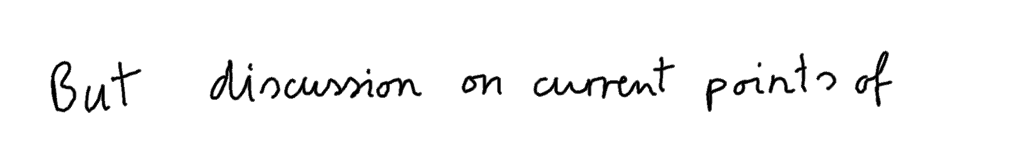
#> input picture input.tif, 2031 x 327 px (shown at 1/2 size)
$ python -i text_segmentation.py   (imports and definitions only)
#> lines starting #> are read from the running program, lines starting #| are printed output that depends on the picture; after the words box and inside, x2 and y2 are one past the last pixel; in counts of white or black regions, pixels touching at a corner belong together
import cv2 as cv
import numpy as np


class Box:
    def __init__(self, x, y, width, height, color=(0, 0, 0), thickness=2):
        self.x = x
        self.y = y
        self.width = width
        self.height = height
        self.top_left = (x, y)
        self.top_right = (x + width, y)
        self.bottom_left = (x, y + height)
        self.bottom_right = (x + width, y + height)
        self.left = x
        self.right = x + width
        self.top = y
        self.bottom = y + height
        self.area = width * height
        self.color = color
        self.thickness = thickness

    def __repr__(self):
        return f'x = {self.x} y = {self.y} width = {self.width} height = {self.height}'


def contrast(image):
    gray = cv.cvtColor(image, cv.COLOR_BGR2GRAY)
    mean = np.mean([pxl_val for row in gray for pxl_val in row])
    gray = cv.bitwise_not(gray)
    _, contrast = cv.threshold(gray, mean, 0, cv.THRESH_TOZERO)
    contrast_inv = cv.bitwise_not(contrast)
    backtorgb = cv.cvtColor(contrast_inv, cv.COLOR_GRAY2RGB)
    return backtorgb


def process_img(image):
    gray = cv.cvtColor(image, cv.COLOR_BGR2GRAY)
    _, processed = cv.threshold(gray, 127, 255, cv.THRESH_BINARY_INV)
    return processed


def get_boxes(processed):
    ctrs, hier = cv.findContours(processed, cv.RETR_EXTERNAL, cv.CHAIN_APPROX_SIMPLE)
    sorted_ctrs = sorted(ctrs, key=lambda contour: cv.boundingRect(contour)[0])
    boxes = []
    for ctr in sorted_ctrs:
        x, y, w, h = cv.boundingRect(ctr)
        boxes.append(Box(x, y, w, h))
    boxes = check_erode(boxes, processed)
    return boxes


def get_mean(boxes):
    box_width = [box.width for box in boxes]
    return int(np.mean(box_width))


def clean_boxes(boxes):
    mean = get_mean(boxes)
    SMALL_BOX_SCALE = 0.3
    return [box for box in boxes if box.height > (mean*SMALL_BOX_SCALE)]


def erode(boxes, processed):
    boxes.clear()
    kernel = cv.getStructuringElement(cv.MORPH_RECT, (2, 6), (1, 1))
    eroded = cv.erode(processed, kernel, iterations=1)
    ctrs, hier = cv.findContours(eroded, cv.RETR_EXTERNAL, cv.CHAIN_APPROX_SIMPLE)
    sorted_ctrs = sorted(ctrs, key=lambda contour: cv.boundingRect(contour)[0])
    for ctr in sorted_ctrs:
        x, y, w, h = cv.boundingRect(ctr)
        boxes.append(Box(x, y, w, h))
    return boxes


def check_erode(boxes, processed):
    mean = get_mean(boxes)
    counter = 0
    for box in boxes:
        if box.width > mean:
            counter += 1
    if counter >= 5:
        boxes = erode(boxes, processed)
    return boxes


def check_overlap(box1, box2):
    if (box1.x >= (box2.width + box2.x)) or ((box1.width + box1.x) <= box2.x) or ((box1.y + box1.height) <= box2.y) or \
            (box1.y >= (box2.y + box2.height)):
        return False
    else:
        return True


def inside_overlap(box1, box2):
    PADDING = 15
    # Inside if box1 is inside box2
    if (box2.left <= box1.left) and (box2.top <= box1.top) and (box2.right >= box1.right) \
            and (box2.bottom >= box1.bottom):
        return 'inside'
    # Overlap if box1 overlaps box2
    elif check_overlap(box2, box1):
        if (box2.left - PADDING <= box1.left <= box2.left) or (box2.right <= box1.right <= box2.right + PADDING):
            return 'overlap'
    else:
        return False


def get_new_coordinates(box1, box2):
    list_x = sorted([box1.x, box1.bottom_right[0], box2.x, box2.bottom_right[0]])
    list_y = sorted([box1.y, box1.bottom_right[1], box2.y, box2.bottom_right[1]])
    top_left = (list_x[0], list_y[0])
    bottom_right = (list_x[-1], list_y[-1])
    return top_left, bottom_right


def overlap_fix(boxes):
    new_boxes = []
    ignore = []
    overlapping = False
    for box in boxes:
        for other_box in boxes:
            if inside_overlap(box, other_box) == 'inside' and box != other_box and box not in ignore:
                ignore.append(box)
                overlapping = True
            elif inside_overlap(box, other_box) == 'overlap' and box != other_box and box not in ignore:
                top_left, bottom_right = get_new_coordinates(box, other_box)
                new_box = Box(top_left[0], top_left[1], bottom_right[0] - top_left[0], bottom_right[1] - top_left[1])
                new_boxes.append(new_box)
                ignore.append(box)
                ignore.append(other_box)
                overlapping = True
            else:
                continue
    new_list = new_boxes + [box for box in boxes if box not in ignore]
    sorted_list = sorted(new_list, key=lambda box: box.x)
    return overlapping, sorted_list


def fix_inside_overlapping(boxes):
    done = False
    while not done:
        overlapping, boxes = overlap_fix(boxes)
        if not overlapping:
            done = True
    return boxes


def divide_box(box, n, j):
    new_w = round((box.width / n))
    new_x = round(box.x + (new_w * j))
    new_y = box.y
    new_h = box.height
    new_box = Box(new_x, new_y, new_w, new_h)
    return new_box


def check_boxes_to_divide(boxes):
    LARGEST_BOX_SCALE = 1.85
    SIZE_CUT_OFF = 2
    BIG_BOX_SCALE = 0.9
    MEDIUM_BOX_SCALE = 0.68

    mean = get_mean(boxes)
    box_width = sorted([box.width for box in boxes])

    if box_width[-1] >= mean * LARGEST_BOX_SCALE:
        new_boxes = []
        boxes_to_remove = []
        for box in boxes:
            n = None
            if box.width // (mean*BIG_BOX_SCALE) >= SIZE_CUT_OFF:
                n = box.width // mean*BIG_BOX_SCALE
            elif box.width // (mean*MEDIUM_BOX_SCALE) >= SIZE_CUT_OFF:
                n = box.width // (mean*MEDIUM_BOX_SCALE)
            if n is not None:
                for j in range(int(n)):
                    boxes_to_remove.append(box)
                    new_boxes.append(divide_box(box, n, j))
        boxes = [box for box in boxes if box not in boxes_to_remove]
        boxes_to_remove.clear()

        for box in new_boxes:
            if box.width // (mean * MEDIUM_BOX_SCALE) >= SIZE_CUT_OFF:
                n = box.width // (mean * MEDIUM_BOX_SCALE)
                for j in range(int(n)):
                    boxes_to_remove.append(box)
                    new_boxes.append(divide_box(box, n, j))
        new_boxes = [box for box in new_boxes if box not in boxes_to_remove]

        new_list = boxes + new_boxes
        sorted_list = sorted(new_list, key=lambda box: box.x)
        return sorted_list
    return boxes


def show_boxes(boxes, image):
    SCALE = 0.33
    image = image.copy()
    for box in boxes:
        if box != ' ':
            cv.rectangle(image, (box.x, box.y), box.bottom_right, box.color, box.thickness)
    image = cv.resize(image, (int(image.shape[1] * SCALE), int(image.shape[0] * SCALE)))
    cv.imshow('cleaned', image)
    cv.waitKey(0)


def get_mean_distance(boxes):
    mean = 0
    for i in range(1, len(boxes)):
        if boxes[i-1].right < boxes[i].left:
            mean += boxes[i].left - boxes[i - 1].right
    return mean / len(boxes)


def add_whitespaces(boxes):
    mean_distance = get_mean_distance(boxes)
    new_boxes = []
    PERCENTAGE = 1.8
    for i in range(len(boxes))[:-1]:
        new_boxes.append(boxes[i])
        distance = boxes[i+1].left - boxes[i].right
        if distance > mean_distance * PERCENTAGE:
            new_boxes.append(" ")
    new_boxes.append(boxes[-1])
    return new_boxes


def crop_image_with_boxes(boxes, image):
    cropped_images = []
    for box in boxes:
        if box == ' ':
            cropped_images.append(box)
        else:
            crop_image = image[box.y:box.bottom, box.x:box.right].copy()
            cropped_images.append(crop_image)
    return cropped_images


def img_to_input(cropped_images):
    edges_list = []
    for cropped_image in cropped_images:
        if type(cropped_image) != str:
            blank_image = np.zeros((32, 32, 3), np.uint8)
            blank_image.fill(255)
            in_width = cropped_image.shape[1]
            in_height = cropped_image.shape[0]

            if in_width > in_height:
                scale_percent = 24 / in_width
                width = int(cropped_image.shape[1] * scale_percent)
                height = int(cropped_image.shape[0] * scale_percent)
                x_offset = 4
                y_offset = int((32 - height) / 2)

            elif in_width <= in_height:
                scale_percent = 24 / in_height
                width = int(cropped_image.shape[1] * scale_percent)
                height = int(cropped_image.shape[0] * scale_percent)
                x_offset = int((32 - width) / 2)
                y_offset = 4

            dim = (width, height)
            cropped_image = cv.resize(cropped_image, dim, interpolation=cv.INTER_AREA)
            blank_image[y_offset:y_offset + cropped_image.shape[0], x_offset:x_offset + cropped_image.shape[1]] = \
                cropped_image

            gray = cv.cvtColor(blank_image, cv.COLOR_BGR2GRAY)
            gray = cv.bitwise_not(gray)

            edges_list.append(gray)
        else:
            edges_list.append(cropped_image)
    return edges_list


def img_segmentation(img_path):
#> called with img_path = 'input.tif'
    image = cv.imread(img_path)
#> image is the input picture: shape (327, 2031, 3); min 0, max 255, mean 247
    processed = process_img(image)
#> in process_img, `_, processed = cv.threshold(gray, 127, 255, cv.THRESH_BINARY_INV)`:
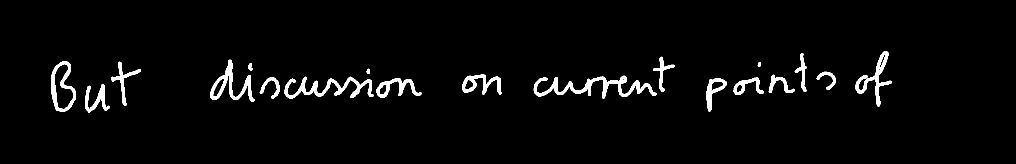
#> processed: shape (327, 2031) (shown at 1/2 size); 3% white; 19 white regions

    original_boxes = get_boxes(processed)
#> in get_boxes, `ctrs, hier = cv.findContours(processed, cv.RETR_EXTERNAL, cv.CHAIN_APP..`: ctrs = 19 contours; largest, box (x1, y1, x2, y2) and area: (102, 122, 152, 224) 3404, (1067, 151, 1313, 197) 2726, (569, 153, 747, 197) 2140, (420, 119, 509, 203) 2028, (1710, 102, 1784, 213) 1624
#> in get_boxes, `sorted_ctrs = sorted(ctrs, key=lambda contour: cv.boundingRect(contour..`: sorted_ctrs has the same summary as ctrs
#> the loop in get_boxes, `for ctr in sorted_ctrs:` made 19 passes
#> (x, y, w, h) on passes 1 to 12: (102, 122, 50, 102), (170, 168, 50, 57), (222, 123, 60, 89), (420, 119, 89, 84), (496, 126, 9, 15), (519, 154, 41, 43), (569, 153, 178, 44), (733, 137, 7, 11), (753, 156, 90, 39), (924, 148, 79, 41), (1067, 151, 246, 46), (1306, 113, 43, 71)
#> after the loop in get_boxes, `for ctr in sorted_ctrs:`: boxes = 19 items
#> in get_mean, `box_width = [box.width for box in boxes]`: box_width = [50, 50, 60, 89, 9, 41, 178, 7, 90, 79, 246, 43, 41, 61, 7, 53, 24, 39, 74]
#> in check_erode, `mean = get_mean(boxes)`: mean = 65
#> the loop in check_erode, `for box in boxes:` made 19 passes
#> after the loop in check_erode, `for box in boxes:`: counter = 6
#> in erode, `eroded = cv.erode(processed, kernel, iterations=1)`:
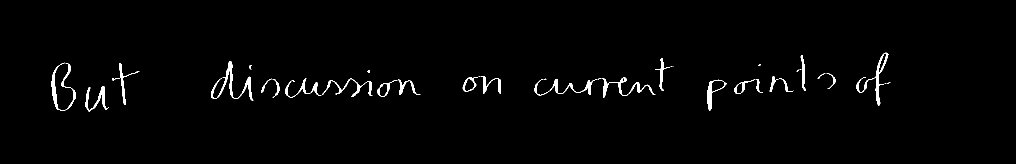
#> eroded: shape (327, 2031) (shown at 1/2 size); 1.5% white; 38 white regions (11 under 20 px)
#> in erode, `ctrs, hier = cv.findContours(eroded, cv.RETR_EXTERNAL, cv.CHAIN_APPROX..`: ctrs = 38 contours, 15 with area under 20; largest, box (x1, y1, x2, y2) and area: (1414, 159, 1453, 221) 877, (1712, 105, 1777, 211) 874, (422, 122, 507, 201) 826, (103, 125, 152, 222) 651, (1204, 154, 1311, 195) 530
#> in erode, `sorted_ctrs = sorted(ctrs, key=lambda contour: cv.boundingRect(contour..`: sorted_ctrs has the same summary as ctrs
#> the loop in erode, `for ctr in sorted_ctrs:` made 38 passes
#> (x, y, w, h) on passes 1 to 12: (103, 125, 49, 97), (171, 172, 47, 51), (224, 156, 16, 5), (238, 127, 41, 83), (422, 122, 85, 79), (498, 130, 5, 9), (522, 157, 22, 28), (545, 158, 15, 37), (570, 157, 73, 38), (644, 157, 101, 37), (735, 141, 5, 5), (754, 160, 41, 33)
#> ctr on passes 22, 23, 31, 34, 37: [[1341, 133], [1344, 133]], [[1346, 132]], [[1599, 138], [1602, 138]], [[1652, 146]], [[1769, 167], [1772, 167]]
    boxes = fix_inside_overlapping(original_boxes)
    boxes = check_boxes_to_divide(boxes)
#> the loop in check_boxes_to_divide, `for box in boxes:` made 33 passes
#> the loop in check_boxes_to_divide, `for box in new_boxes:` made 13 passes
    boxes = clean_boxes(boxes)
    boxes = add_whitespaces(boxes)
#> the loop in get_mean_distance, `for i in range(1, len(boxes)):` made 28 passes
#> the loop in add_whitespaces, `for i in range(len(boxes))[:-1]:` made 28 passes
    show_boxes(boxes, image)
#> the loop in show_boxes, `for box in boxes:` made 35 passes
#> after the loop in show_boxes, `for box in boxes:`:
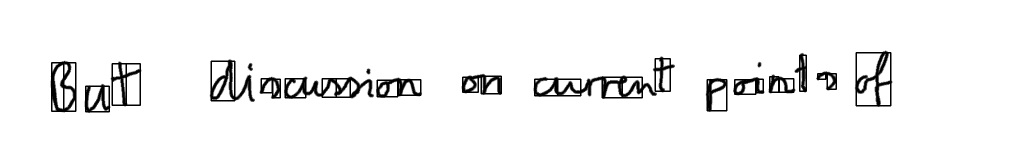
#> image: shape (327, 2031, 3) (shown at 1/2 size); 1.69% of pixels changed, all inside (x1, y1, x2, y2) = (102, 104, 1783, 225)

    contrast_img = contrast(image)
#> in contrast, `_, contrast = cv.threshold(gray, mean, 0, cv.THRESH_TOZERO)`: contrast: shape (327, 2031); 2.1% white; 19 white regions, largest, box (x1, y1, x2, y2) and area: (1068, 152, 1312, 196) 2151, (570, 154, 746, 196) 1738, (421, 120, 508, 202) 1336
#> in contrast, `contrast_inv = cv.bitwise_not(contrast)`:
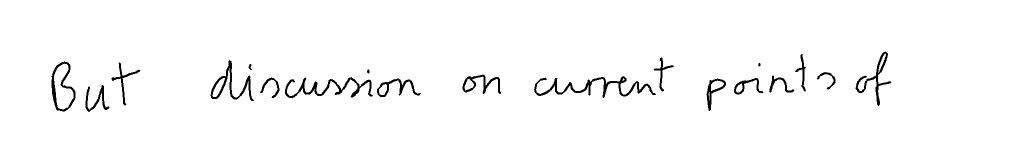
#> contrast_inv: shape (327, 2031) (shown at 1/2 size); 97.9% white; 19 black regions, largest, box (x1, y1, x2, y2) and area: (1068, 152, 1312, 196) 2151, (570, 154, 746, 196) 1738, (421, 120, 508, 202) 1336
    cropped_images = crop_image_with_boxes(boxes, contrast_img)
#> the loop in crop_image_with_boxes, `for box in boxes:` made 35 passes
#> pass 3, in crop_image_with_boxes, `crop_image = image[box.y:box.bottom, box.x:box.right].copy()`:
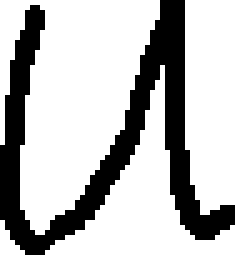
#> crop_image: shape (51, 47, 3) (shown 5 times larger); 73% white; 1 black region, box (x1, y1, x2, y2) and area: (0, 0, 47, 51) 648
    pasted_images = img_to_input(cropped_images)
#> the loop in img_to_input, `for cropped_image in cropped_images:` made 35 passes
#> after the loop in img_to_input, `for cropped_image in cropped_images:`:
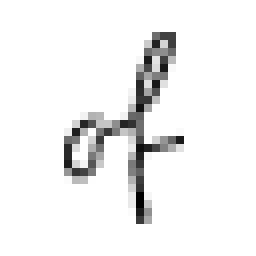
#> blank_image: shape (32, 32, 3) (shown 8 times larger); min 0, max 255, mean 240.5
#> after the loop in img_to_input, `for cropped_image in cropped_images:`:
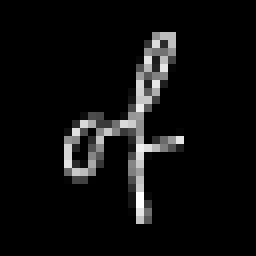
#> gray: shape (32, 32) (shown 8 times larger); min 0, max 255, mean 14.5
    return pasted_images

>>> result = img_segmentation('input.tif')
